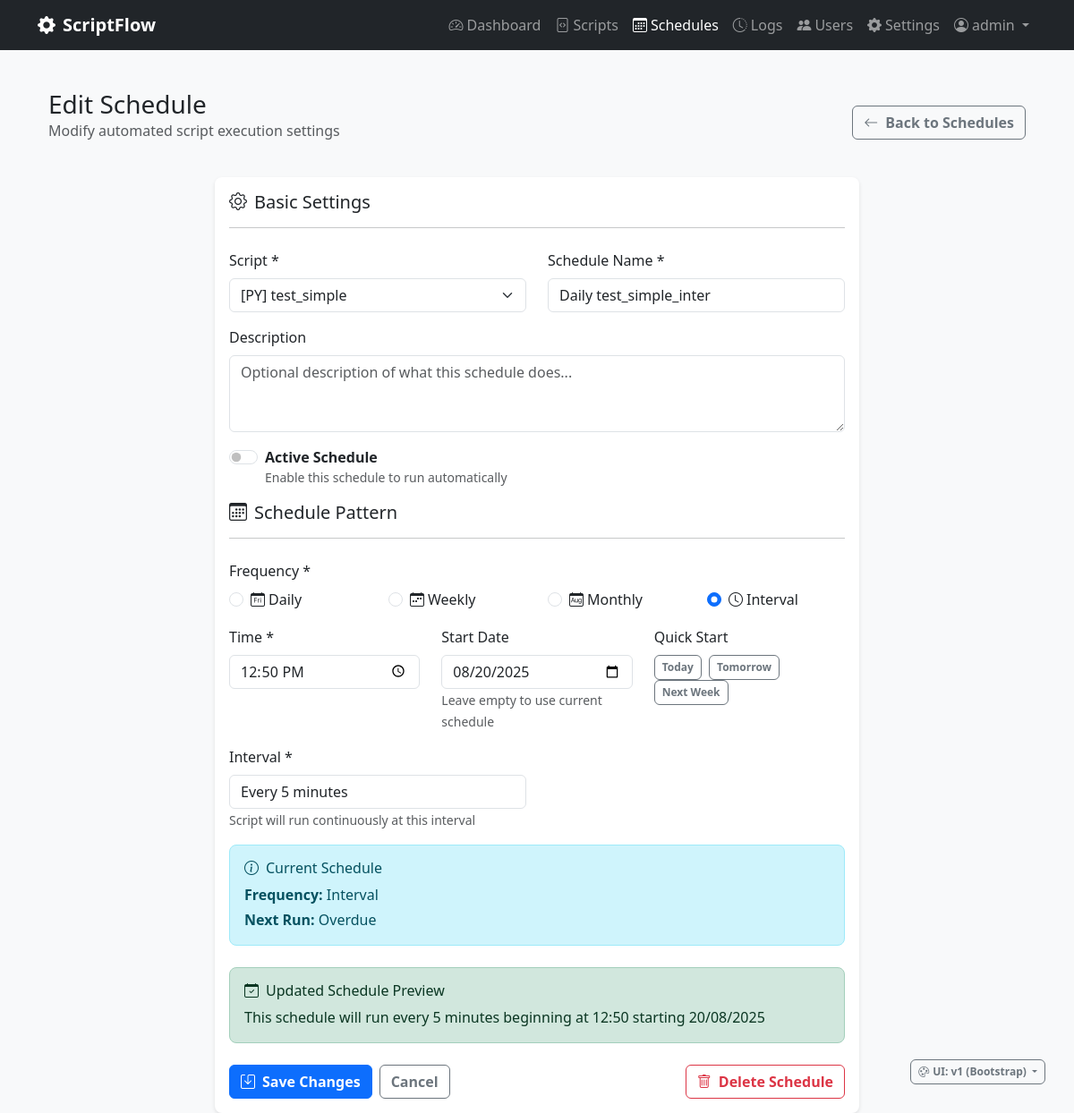
Page /schedules/4/edit (signed in) on the earlier database version.
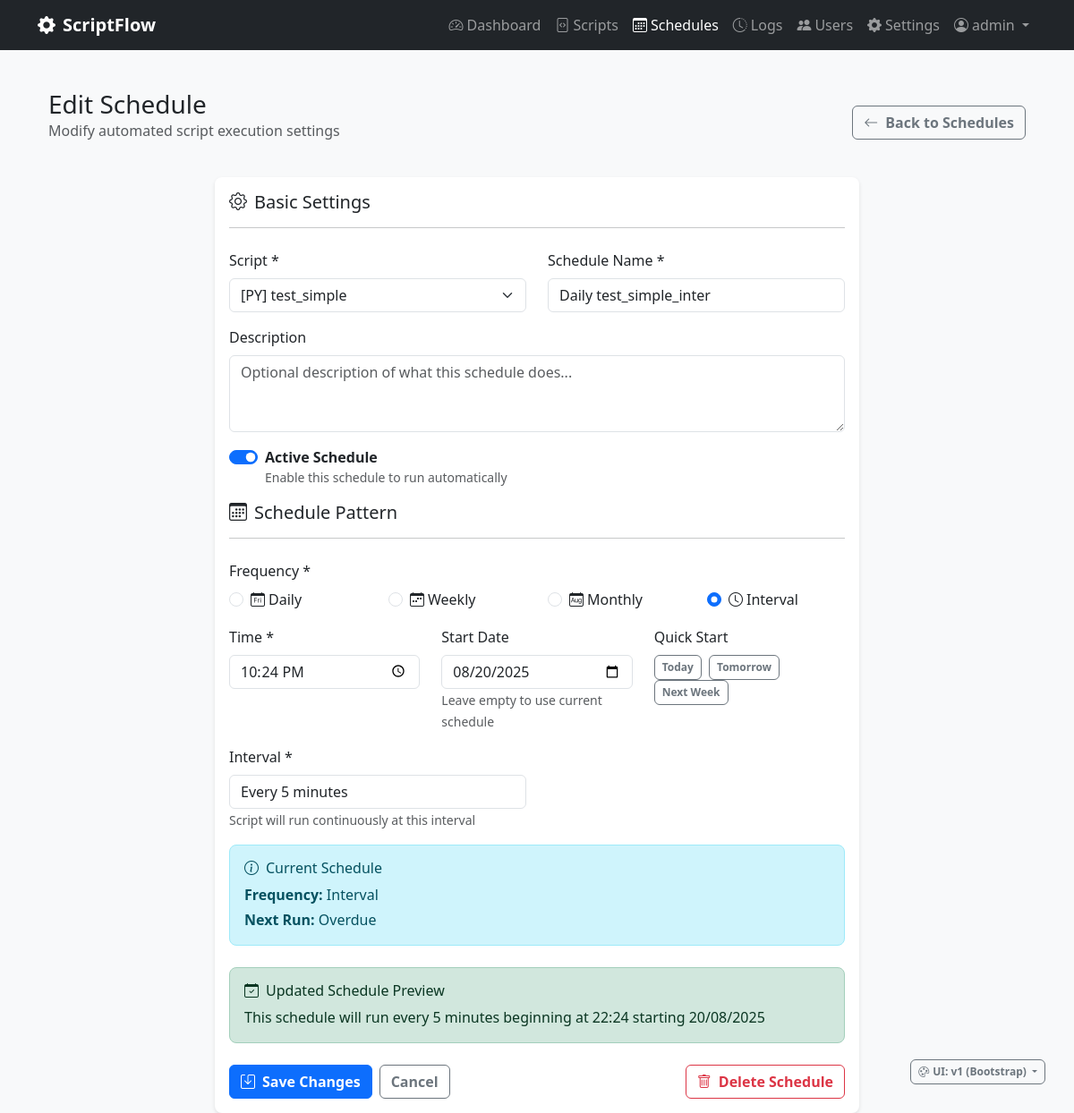
Same page on the later database version.
### scriptflow.py (models this page shows, shortened)
class Schedule(db.Model):
    __tablename__ = 'schedules'
    id = db.Column(db.Integer, primary_key=True)
    name = db.Column(db.String(100), nullable=False)
    description = db.Column(db.Text)
    frequency = db.Column(db.String(20), nullable=False)  # daily, weekly, monthly, custom
    time_config = db.Column(db.Text)  # JSON string with time configuration
    is_active = db.Column(db.Boolean, default=True)
    created_at = db.Column(db.DateTime, default=datetime.now)
    updated_at = db.Column(db.DateTime, default=datetime.now, onupdate=datetime.now)
    next_run_time = db.Column(db.DateTime)
    last_execution_id = db.Column(db.Integer, db.ForeignKey('executions.id'))
    script_id = db.Column(db.Integer, db.ForeignKey('scripts.id'), nullable=False)
    user_id = db.Column(db.Integer, db.ForeignKey('users.id'), nullable=False)
    script = db.relationship('Script', backref='schedules')
    user = db.relationship('User', backref='schedules')
    last_execution = db.relationship('Execution', foreign_keys=[last_execution_id])
    @property
    def time_config_json(self):
        if self.time_config:
            try:
                return json.loads(self.time_config)
            except:
                return {}
        return {}
    @property
    def next_run_display(self):
        if not self.next_run_time:
            return "Not scheduled"
        now = datetime.now()  # Use local time instead of UTC
        delta = self.next_run_time - now
        if delta.total_seconds() < 0:
            return "Overdue"
        elif delta.total_seconds() < 3600:  # Less than 1 hour
            minutes = int(delta.total_seconds() / 60)
            return f"in {minutes}m"
        elif delta.total_seconds() < 86400:  # Less than 1 day
            hours = int(delta.total_seconds() / 3600)
            minutes = int((delta.total_seconds() % 3600) / 60)
            return f"in {hours}h {minutes}m"
        else:
            days = int(delta.total_seconds() / 86400)
            return f"in {days} days"
    @property
    def frequency_display(self):
        if self.frequency == 'daily':
            config = self.time_config_json
            if config.get('time'):
                return f"Daily at {config['time']}"
            return "Daily"
        elif self.frequency == 'monthly':
            config = self.time_config_json
            day = config.get('day', 1)
            time = config.get('time', '09:00')
            return f"Monthly (day {day}) at {time}"
        elif self.frequency == 'custom':
            return "Custom schedule"
        return self.frequency.capitalize()

### scriptflow.py (the view, shortened to what this page needs)
@app.route('/schedules/<int:schedule_id>/edit', methods=['GET', 'POST'])
@login_required
def edit_schedule(schedule_id):
    schedule = Schedule.query.filter_by(id=schedule_id, user_id=current_user.id).first_or_404()
    user_scripts = Script.query.filter_by(user_id=current_user.id, is_active=True)\
        .order_by(Script.name).all()
    return render_template(UIVersionManager.get_template_path('edit_schedule.html'), schedule=schedule, scripts=user_scripts)

### config/ui_version.py (called while the page is built)
    @classmethod
    def get_ui_version(cls):
        if request and request.args.get('ui') in ['v1', 'v2']:
            ui_version = request.args.get('ui')
            if session:
                session['ui_version'] = ui_version
            return ui_version
        if session and 'ui_version' in session:
            return session['ui_version']
        env_version = os.environ.get('UI_VERSION', '').lower()
        if env_version in ['v1', 'v2']:
            return env_version
        return cls.DEFAULT_VERSION

    @classmethod
    def get_template_path(cls, template_name):
        ui_version = cls.get_ui_version()
        return f"{ui_version}/{template_name}"

    @classmethod
    def is_modern_ui(cls):
        return cls.get_ui_version() == cls.MODERN_VERSION

### scriptflow.py (called while the page is built)
@app.context_processor
def inject_ui_version():
    try:
        return {
            'ui_info': UIVersionManager.get_ui_display_info(),
            'ui_version': UIVersionManager.get_ui_version(),
            'is_modern_ui': UIVersionManager.is_modern_ui()
        }
    except:
        return {
            'ui_info': {},
            'ui_version': 'v1',
            'is_modern_ui': False
        }

### templates/v1/edit_schedule.html (shortened to what the changed rows need)
{% extends "v1/base.html" %}
{% block content %}
<div class="container-fluid">
    <div class="row">
        <div class="col-12">
            <div class="d-flex justify-content-between align-items-center mb-4">
                <div>
                    <h1 class="h3 mb-0">Edit Schedule</h1>
                </div>
            </div>
            <div class="row justify-content-center">
                <div class="col-lg-8">
                    <div class="card">
                        <div class="card-body">
                            <form method="POST">
                                <div class="row">
                                    <div class="col-md-6">
                                        <div class="mb-3">
                                            <label for="script_id" class="form-label">Script *</label>
                                            <select class="form-select" id="script_id" name="script_id" required>
                                                {% for script in scripts %}
                                                <option value="{{ script.id }}"
                                                        {% if script.id == schedule.script_id %}selected{% endif %}>
                                                    [{{ script.script_type.upper() }}] {{ script.name }}
                                                </option>
                                                {% endfor %}
                                            </select>
                                        </div>
                                    </div>
                                    <div class="col-md-6">
                                        <div class="mb-3">
                                            <label for="name" class="form-label">Schedule Name *</label>
                                            <input type="text" class="form-control" id="name" name="name"
                                                   value="{{ schedule.name }}" required>
                                        </div>
                                    </div>
                                </div>
                                <div class="mb-3">
                                    <div class="form-check form-switch">
                                        <input class="form-check-input" type="checkbox" id="is_active" name="is_active"
                                               {% if schedule.is_active %}checked{% endif %}>
                                        <label class="form-check-label" for="is_active">
                                            <strong>Active Schedule</strong>
                                            <small class="d-block text-muted">Enable this schedule to run automatically</small>
                                        </label>
                                    </div>
                                </div>
                                <div class="mb-3">
                                    <div class="row">
                                        <div class="col-md-3">
                                            <div class="form-check">
                                                <input class="form-check-input" type="radio" name="frequency"
                                                       id="frequency_daily" value="daily"
                                                       {% if schedule.frequency == 'daily' %}checked{% endif %}>
                                                <label class="form-check-label" for="frequency_daily">
                                                    <i class="bi bi-calendar-day me-1"></i>Daily
                                                </label>
                                            </div>
                                        </div>
                                        <div class="col-md-3">
                                            <div class="form-check">
                                                <input class="form-check-input" type="radio" name="frequency"
                                                       id="frequency_weekly" value="weekly"
                                                       {% if schedule.frequency == 'weekly' %}checked{% endif %}>
                                                <label class="form-check-label" for="frequency_weekly">
                                                    <i class="bi bi-calendar-week me-1"></i>Weekly
                                                </label>
                                            </div>
                                        </div>
                                        <div class="col-md-3">
                                            <div class="form-check">
                                                <input class="form-check-input" type="radio" name="frequency"
                                                       id="frequency_monthly" value="monthly"
                                                       {% if schedule.frequency == 'monthly' %}checked{% endif %}>
                                                <label class="form-check-label" for="frequency_monthly">
                                                    <i class="bi bi-calendar-month me-1"></i>Monthly
                                                </label>
                                            </div>
                                        </div>
                                        <div class="col-md-3">
                                            <div class="form-check">
                                                <input class="form-check-input" type="radio" name="frequency"
                                                       id="frequency_interval" value="interval"
                                                       {% if schedule.frequency == 'interval' %}checked{% endif %}>
                                                <label class="form-check-label" for="frequency_interval">
                                                    <i class="bi bi-clock me-1"></i>Interval
                                                </label>
                                            </div>
                                        </div>
                                    </div>
                                </div>
                                <div class="row">
                                    <div class="col-md-4">
                                        <div class="mb-3">
                                            <label for="time" class="form-label">Time *</label>
                                            <input type="time" class="form-control" id="time" name="time"
                                                   value="{{ schedule.time_config_json.get('time', '09:00') }}" required>
                                        </div>
                                    </div>
                                    <div class="col-md-4">
                                        <div class="mb-3">
                                            <label for="start_date" class="form-label">Start Date</label>
                                            <input type="date" class="form-control" id="start_date" name="start_date"
                                                   value="{{ schedule.time_config_json.get('start_date', '') }}">
                                            <small class="text-muted">Leave empty to use current schedule</small>
                                        </div>
                                    </div>
                                </div>
                                        {% set current_days = schedule.time_config_json.get('days', ['monday']) %}
                                                {% set current_interval = schedule.time_config_json.get('interval_minutes', '15') %}
                                <div class="mb-4">
                                    <div class="alert alert-info">
                                        <h6 class="alert-heading">
                                            <i class="bi bi-info-circle me-2"></i>Current Schedule
                                        </h6>
                                        <p class="mb-1"><strong>Frequency:</strong> {{ schedule.frequency_display }}</p>
                                        {% if schedule.next_run_time %}
                                        <p class="mb-0"><strong>Next Run:</strong> {{ schedule.next_run_display }}</p>
                                        {% endif %}
                                    </div>
                                </div>
                                <div class="mb-4">
                                    <div class="alert alert-success">
                                        <h6 class="alert-heading">
                                            <i class="bi bi-calendar-check me-2"></i>Updated Schedule Preview
                                        </h6>
                                        <p class="mb-0" id="schedule_preview">
                                        </p>
                                    </div>
                                </div>
                            </form>
                        </div>
                    </div>
                </div>
            </div>
        </div>
    </div>
</div>
{% endblock %}

Differences in the rows shown:
changed Schedule "Interval": is_active "☐" → "☑"; time "12:50" → "22:24"
Other differences:
text written by a page script: "This schedule will run every 5 minutes beginning at 12:50 starting 20/08/2025" → "This schedule will run every 5 minutes beginning at 22:24 starting 20/08/2025"
